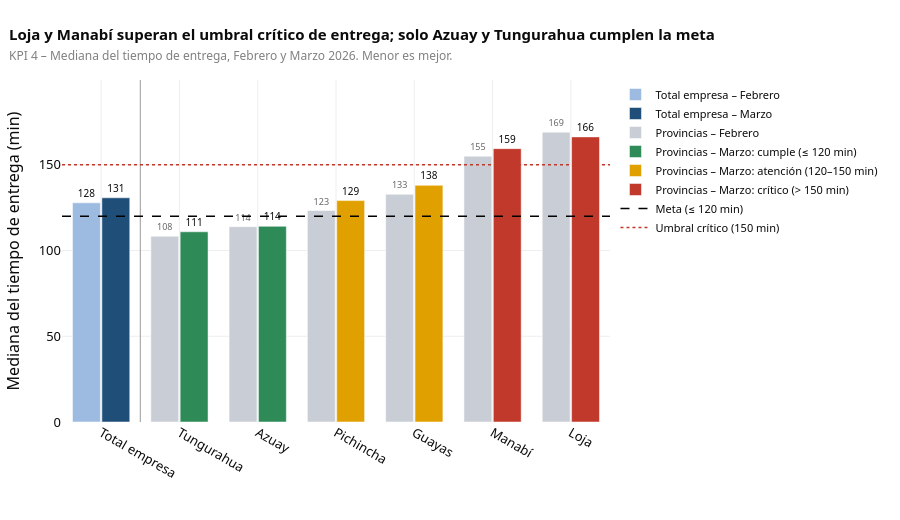

Here is the notebook cell this chart was saved with:
### Code cell
kg.fig_kpi(df, "k4", mes=3, leyenda_abajo=False,
           titulo="<b>Loja y Manabí superan el umbral crítico de entrega; solo Azuay y Tungurahua cumplen la meta</b>").show()

### Figure 1 — Plotly figure (JSON) as saved in the notebook; plotly's stock layout.template omitted (floating-point values rounded to 4 significant figures)
{"data": [{"customdata": [[55.9, 1899.0, 28.75]], "hovertemplate": "<b>Total empresa</b> – Febrero<br>Mediana del tiempo de entrega: %{y:.0f} min<br>Variabilidad (RIC): %{customdata[0]:.0f} min<br>Pedidos: %{customdata[1]:,.0f}<br>Pedidos Express: %{customdata[2]:.0f}%<extra></extra>", "marker": {"color": "#9dbbe0"}, "name": "Total empresa – Febrero", "offsetgroup": "ant", "text": ["128"], "textfont": {"size": 10}, "textposition": "outside", "type": "bar", "x": ["Total empresa"], "y": [127.8]}, {"customdata": [[58.4, 2062.0, 28.95]], "hovertemplate": "<b>Total empresa</b> – Marzo<br>Mediana del tiempo de entrega: %{y:.0f} min<br>Variabilidad (RIC): %{customdata[0]:.0f} min<br>Pedidos: %{customdata[1]:,.0f}<br>Pedidos Express: %{customdata[2]:.0f}%<extra></extra>", "marker": {"color": "#1f4e79"}, "name": "Total empresa – Marzo", "offsetgroup": "cur", "text": ["131"], "textfont": {"size": 10}, "textposition": "outside", "type": "bar", "x": ["Total empresa"], "y": [130.8]}, {"customdata": [[39.55, 219.0, 20.09], [34.4, 259.0, 21.24], [54.2, 483.0, 35.2], [55.5, 563.0, 35.52], [69.0, 223.0, 24.22], [55.48, 152.0, 15.13]], "hovertemplate": "<b>%{x}</b> – Febrero<br>Mediana del tiempo de entrega: %{y:.0f} min<br>Variabilidad (RIC): %{customdata[0]:.0f} min<br>Pedidos: %{customdata[1]:,.0f}<br>Pedidos Express: %{customdata[2]:.0f}%<extra></extra>", "marker": {"color": "#c9ced6"}, "name": "Provincias – Febrero", "offsetgroup": "ant", "text": ["108", "114", "123", "133", "155", "169"], "textfont": {"color": "#666", "size": 9}, "textposition": "outside", "type": "bar", "x": ["Tungurahua", "Azuay", "Pichincha", "Guayas", "Manabí", "Loja"], "y": [108.3, 113.9, 123.3, 132.8, 155.0, 169.0]}, {"customdata": [[48.3, 209.0, 27.27], [41.12, 284.0, 25.35]], "hovertemplate": "<b>%{x}</b> – Marzo<br>Mediana del tiempo de entrega: %{y:.0f} min<br>Variabilidad (RIC): %{customdata[0]:.0f} min<br>Pedidos: %{customdata[1]:,.0f}<br>Pedidos Express: %{customdata[2]:.0f}%<extra></extra>", "marker": {"color": "#2e8b57"}, "name": "Provincias – Marzo: cumple (≤ 120 min)", "offsetgroup": "cur", "text": ["111", "114"], "textfont": {"size": 10}, "textposition": "outside", "type": "bar", "x": ["Tungurahua", "Azuay"], "y": [110.9, 114.1]}, {"customdata": [[52.02, 546.0, 34.07], [61.02, 618.0, 32.69]], "hovertemplate": "<b>%{x}</b> – Marzo<br>Mediana del tiempo de entrega: %{y:.0f} min<br>Variabilidad (RIC): %{customdata[0]:.0f} min<br>Pedidos: %{customdata[1]:,.0f}<br>Pedidos Express: %{customdata[2]:.0f}%<extra></extra>", "marker": {"color": "#e0a100"}, "name": "Provincias – Marzo: atención (120–150 min)", "offsetgroup": "cur", "text": ["129", "138"], "textfont": {"size": 10}, "textposition": "outside", "type": "bar", "x": ["Pichincha", "Guayas"], "y": [129.1, 138.0]}, {"customdata": [[78.2, 261.0, 21.84], [63.9, 144.0, 15.97]], "hovertemplate": "<b>%{x}</b> – Marzo<br>Mediana del tiempo de entrega: %{y:.0f} min<br>Variabilidad (RIC): %{customdata[0]:.0f} min<br>Pedidos: %{customdata[1]:,.0f}<br>Pedidos Express: %{customdata[2]:.0f}%<extra></extra>", "marker": {"color": "#c0392b"}, "name": "Provincias – Marzo: crítico (> 150 min)", "offsetgroup": "cur", "text": ["159", "166"], "textfont": {"size": 10}, "textposition": "outside", "type": "bar", "x": ["Manabí", "Loja"], "y": [159.4, 166.2]}, {"line": {"color": "black", "dash": "dash", "width": 1.4}, "mode": "lines", "name": "Meta (≤ 120 min)", "type": "scatter", "x": [null], "y": [null]}, {"line": {"color": "#c0392b", "dash": "dot", "width": 1.4}, "mode": "lines", "name": "Umbral crítico (150 min)", "type": "scatter", "x": [null], "y": [null]}], "layout": {"bargap": 0.25, "bargroupgap": 0.05, "barmode": "group", "font": {"color": "#0b0b0b", "family": "system-ui, -apple-system, Segoe UI, sans-serif", "size": 13}, "height": 520, "hoverlabel": {"bgcolor": "white", "font": {"size": 12}}, "legend": {"font": {"size": 11}, "orientation": "v", "x": 1.01, "y": 1}, "margin": {"b": 60, "l": 60, "r": 290, "t": 80}, "paper_bgcolor": "rgba(0,0,0,0)", "plot_bgcolor": "white", "shapes": [{"line": {"color": "#999", "width": 1}, "type": "line", "x0": 0.5, "x1": 0.5, "xref": "x", "y0": 0, "y1": 1, "yref": "y domain"}, {"line": {"color": "black", "dash": "dash", "width": 1.4}, "type": "line", "x0": 0, "x1": 1, "xref": "x domain", "y0": 120, "y1": 120, "yref": "y"}, {"line": {"color": "#c0392b", "dash": "dot", "width": 1.4}, "type": "line", "x0": 0, "x1": 1, "xref": "x domain", "y0": 150, "y1": 150, "yref": "y"}], "title": {"font": {"size": 15}, "text": "<b>Loja y Manabí superan el umbral crítico de entrega; solo Azuay y Tungurahua cumplen la meta</b><br><span style='font-size:12px;color:gray'>KPI 4 – Mediana del tiempo de entrega, Febrero y Marzo 2026. Menor es mejor.</span>", "x": 0.01, "xanchor": "left"}, "xaxis": {"categoryarray": ["Total empresa", "Tungurahua", "Azuay", "Pichincha", "Guayas", "Manabí", "Loja"], "categoryorder": "array", "gridcolor": "#eeeeee", "title": {"text": ""}, "zeroline": false}, "yaxis": {"gridcolor": "#eeeeee", "range": [0, 199.4], "tickprefix": "", "ticksuffix": "", "title": {"text": "Mediana del tiempo de entrega (min)"}, "zeroline": false}}}
